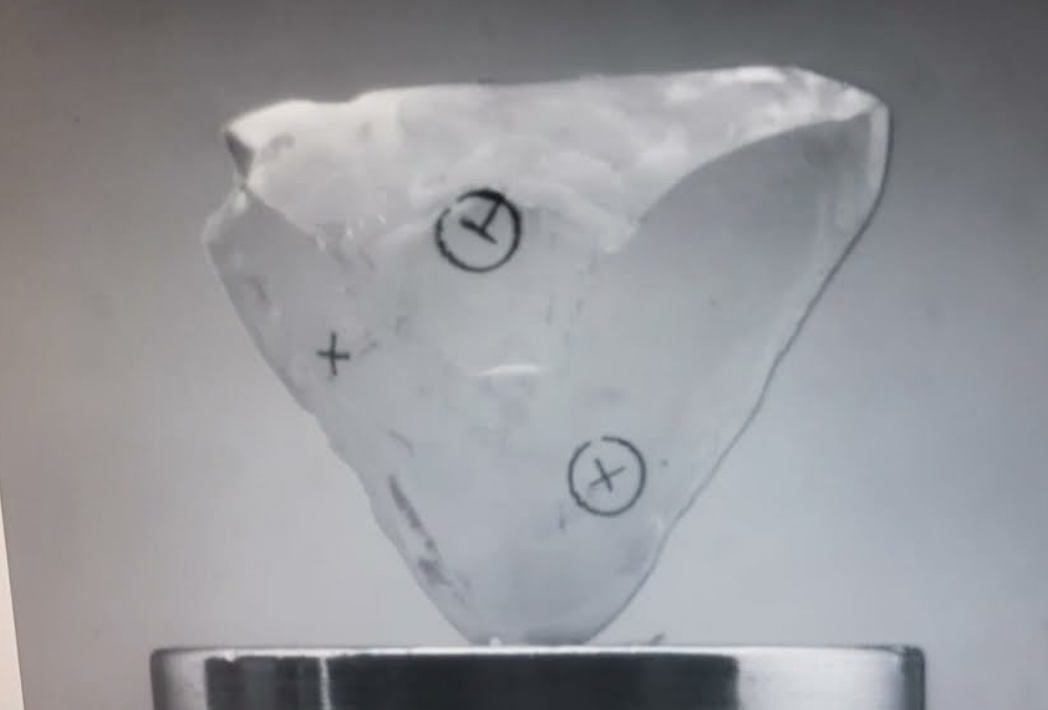
#> input picture full.png, 1048 x 710 px
$ python IS.py
#> lines starting #> are read from the running program, lines starting #| are printed output that depends on the picture; long printed decimals are rounded
from skimage.metrics import structural_similarity
import cv2


# Works well with images of different dimensions
def orb_sim(img1, img2):
    # SIFT is no longer available in cv2 so using ORB
    orb = cv2.ORB_create()

    # detect keypoints and descriptors
    kp_a, desc_a = orb.detectAndCompute(img1, None)
    kp_b, desc_b = orb.detectAndCompute(img2, None)

    # define the bruteforce matcher object
    bf = cv2.BFMatcher(cv2.NORM_HAMMING, crossCheck=True)

    # perform matches.
    matches = bf.match(desc_a, desc_b)
    # Look for similar regions with distance < 50. Goes from 0 to 100 so pick a number between.
    similar_regions = [i for i in matches if i.distance < 50]
    if len(matches) == 0:
        return 0
    return len(similar_regions) / len(matches)


img1 = cv2.imread('full.png', 0)  # 714 x 901 pixels
#> img1: shape (710, 1048); min 28, max 236, mean 151

img3 = cv2.imread('full1.png', 0)  # 203 x 256 pixels
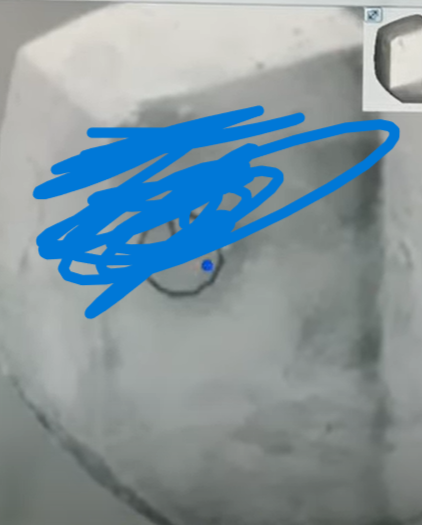
#> input picture full1.png, 422 x 525 px
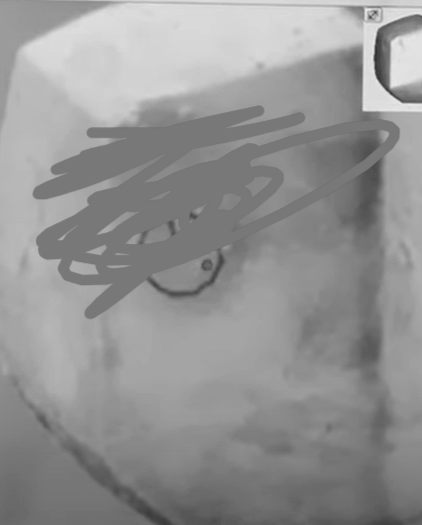
#> img3: shape (525, 422); min 46, max 237, mean 147.6


orb_similarity = orb_sim(img1, img3)  # 1.0 means identical. Lower = not similar
#> in orb_sim, `kp_a, desc_a = orb.detectAndCompute(img1, None)`: kp_a = 304 keypoints; strongest (x, y, size): (494, 197, 111.1), (496, 197, 92.6), (484, 201, 111.1), (502, 211, 111.1)
#> in orb_sim, `kp_b, desc_b = orb.detectAndCompute(img2, None)`: kp_b = 254 keypoints; strongest (x, y, size): (364, 109, 37.2), (363, 109, 53.6), (363, 110, 31), (377, 31, 31)
#> in orb_sim, `matches = bf.match(desc_a, desc_b)`: matches = 65 matches
#> in orb_sim, `similar_regions = [i for i in matches if i.distance < 50]`: similar_regions = 10 matches
#> orb_similarity = 0.154

print("Similarity using ORB is: ", orb_similarity*100)
#| Similarity using ORB is:  15.385


def structural_similarity_find():
    from skimage.metrics import structural_similarity
    from skimage.transform import resize
    import cv2
    import numpy as np

    first = cv2.imread('full.png')
#> first is the input picture: shape (710, 1048, 3); mean B, G, R 154.8, 150.7, 149.8
    second = cv2.imread('full1.png')
#> second is the input picture: shape (525, 422, 3); mean B, G, R 158.7, 149.2, 129.7

    # Convert images to grayscale
    first_gray = cv2.cvtColor(first, cv2.COLOR_BGR2GRAY)
    second_gray = cv2.cvtColor(second, cv2.COLOR_BGR2GRAY)
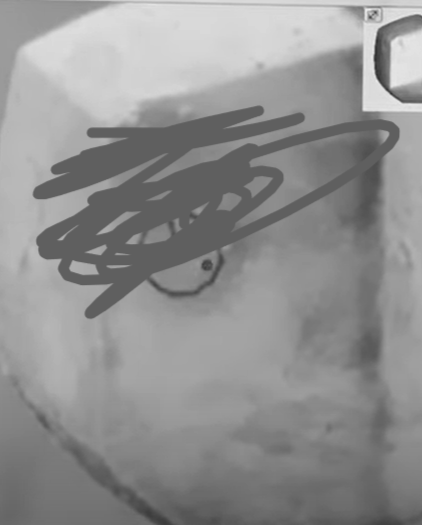
#> second_gray: shape (525, 422); min 47, max 238, mean 144.5

    # Compute SSIM between two images
#> (the run stopped early here; a loop or call above may not have finished)
